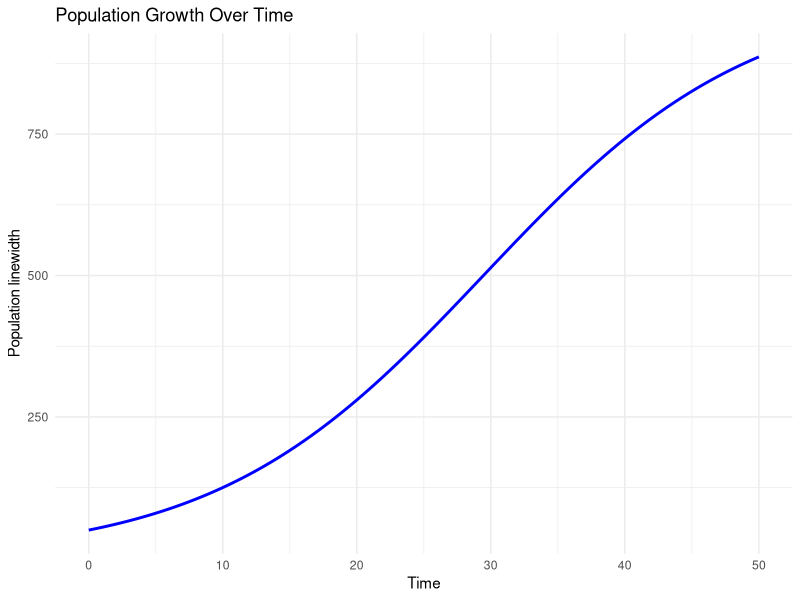

This figure's R source:
library(ggplot2)
library(deSolve)

# Parameters for the Population Growth Model
params <- list(
  growth_rate = 0.1,
  carrying_capacity = 1000,
  initial_population = 50
)

# Time span for the simulation
time_span <- seq(0, 50, by = 0.1)

# Logistic Growth Function
logistic_growth <- function(time, state, parameters) {
  with(as.list(c(state, parameters)), {
    dN_dt <- r * N * (1 - N / K)
    list(c(dN_dt))
  })
}

# Simulation function without external pressures
simulate_population_growth <- function(params, time_span) {
  # Extract parameters
  r <- params$growth_rate
  K <- params$carrying_capacity
  N0 <- params$initial_population

  # Initial state
  state <- c(N = N0)
  parameters <- c(r = r, K = K)

  # Run the simulation
  out <- ode(y = state, times = time_span, func = logistic_growth, parms = parameters)
  results <- as.data.frame(out)
  return(results)
}

# Run the simulation
results <- simulate_population_growth(params, time_span)

# Plotting function
plot_population_growth <- function(simulation_results) {
  ggplot(simulation_results, aes(x = time, y = N)) +
    geom_line(color = "blue", linewidth = 1) +
    labs(title = "Population Growth Over Time", x = "Time", y = "Population linewidth") +
    theme_minimal()
}

# Plot the results
plot_population_growth(results)
